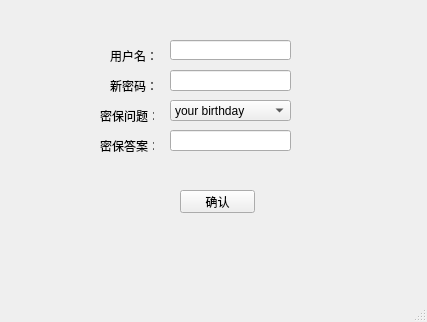
<?xml version="1.0" encoding="UTF-8"?>
<ui version="4.0">
 <class>Register</class>
 <widget class="QMainWindow" name="Register">
  <property name="geometry">
   <rect>
    <x>0</x>
    <y>0</y>
    <width>427</width>
    <height>322</height>
   </rect>
  </property>
  <property name="windowTitle">
   <string>MainWindow</string>
  </property>
  <widget class="QWidget" name="centralwidget">
   <widget class="QLabel" name="label_1">
    <property name="geometry">
     <rect>
      <x>110</x>
      <y>50</y>
      <width>54</width>
      <height>12</height>
     </rect>
    </property>
    <property name="text">
     <string>用户名：</string>
    </property>
   </widget>
   <widget class="QLabel" name="label_2">
    <property name="geometry">
     <rect>
      <x>110</x>
      <y>80</y>
      <width>54</width>
      <height>12</height>
     </rect>
    </property>
    <property name="text">
     <string>新密码：</string>
    </property>
   </widget>
   <widget class="QLineEdit" name="lineEdit_ID">
    <property name="geometry">
     <rect>
      <x>170</x>
      <y>40</y>
      <width>121</width>
      <height>20</height>
     </rect>
    </property>
   </widget>
   <widget class="QLineEdit" name="lineEdit_Pass">
    <property name="geometry">
     <rect>
      <x>170</x>
      <y>70</y>
      <width>121</width>
      <height>21</height>
     </rect>
    </property>
   </widget>
   <widget class="QPushButton" name="pushButton_Sure">
    <property name="geometry">
     <rect>
      <x>180</x>
      <y>190</y>
      <width>75</width>
      <height>23</height>
     </rect>
    </property>
    <property name="text">
     <string>确认</string>
    </property>
   </widget>
   <widget class="QLabel" name="label">
    <property name="geometry">
     <rect>
      <x>100</x>
      <y>110</y>
      <width>54</width>
      <height>12</height>
     </rect>
    </property>
    <property name="text">
     <string>密保问题：</string>
    </property>
   </widget>
   <widget class="QComboBox" name="comboBox">
    <property name="geometry">
     <rect>
      <x>170</x>
      <y>100</y>
      <width>121</width>
      <height>21</height>
     </rect>
    </property>
    <item>
     <property name="text">
      <string>your birthday</string>
     </property>
    </item>
    <item>
     <property name="text">
      <string>your fa birth</string>
     </property>
    </item>
    <item>
     <property name="text">
      <string>your ma birth</string>
     </property>
    </item>
   </widget>
   <widget class="QLabel" name="label_3">
    <property name="geometry">
     <rect>
      <x>100</x>
      <y>140</y>
      <width>54</width>
      <height>12</height>
     </rect>
    </property>
    <property name="text">
     <string>密保答案：</string>
    </property>
   </widget>
   <widget class="QLineEdit" name="lineEdit">
    <property name="geometry">
     <rect>
      <x>170</x>
      <y>130</y>
      <width>121</width>
      <height>21</height>
     </rect>
    </property>
   </widget>
   <widget class="QLabel" name="label_4">
    <property name="geometry">
     <rect>
      <x>-40</x>
      <y>-20</y>
      <width>491</width>
      <height>441</height>
     </rect>
    </property>
    <property name="text">
     <string/>
    </property>
    <property name="pixmap">
     <pixmap>Resources/59f7e4619b93e_1024.jpg</pixmap>
    </property>
   </widget>
   <zorder>label_4</zorder>
   <zorder>label_1</zorder>
   <zorder>label_2</zorder>
   <zorder>lineEdit_ID</zorder>
   <zorder>lineEdit_Pass</zorder>
   <zorder>pushButton_Sure</zorder>
   <zorder>label</zorder>
   <zorder>comboBox</zorder>
   <zorder>label_3</zorder>
   <zorder>lineEdit</zorder>
  </widget>
  <widget class="QMenuBar" name="menubar">
   <property name="geometry">
    <rect>
     <x>0</x>
     <y>0</y>
     <width>427</width>
     <height>23</height>
    </rect>
   </property>
  </widget>
  <widget class="QStatusBar" name="statusbar"/>
 </widget>
 <resources/>
 <connections/>
</ui>
